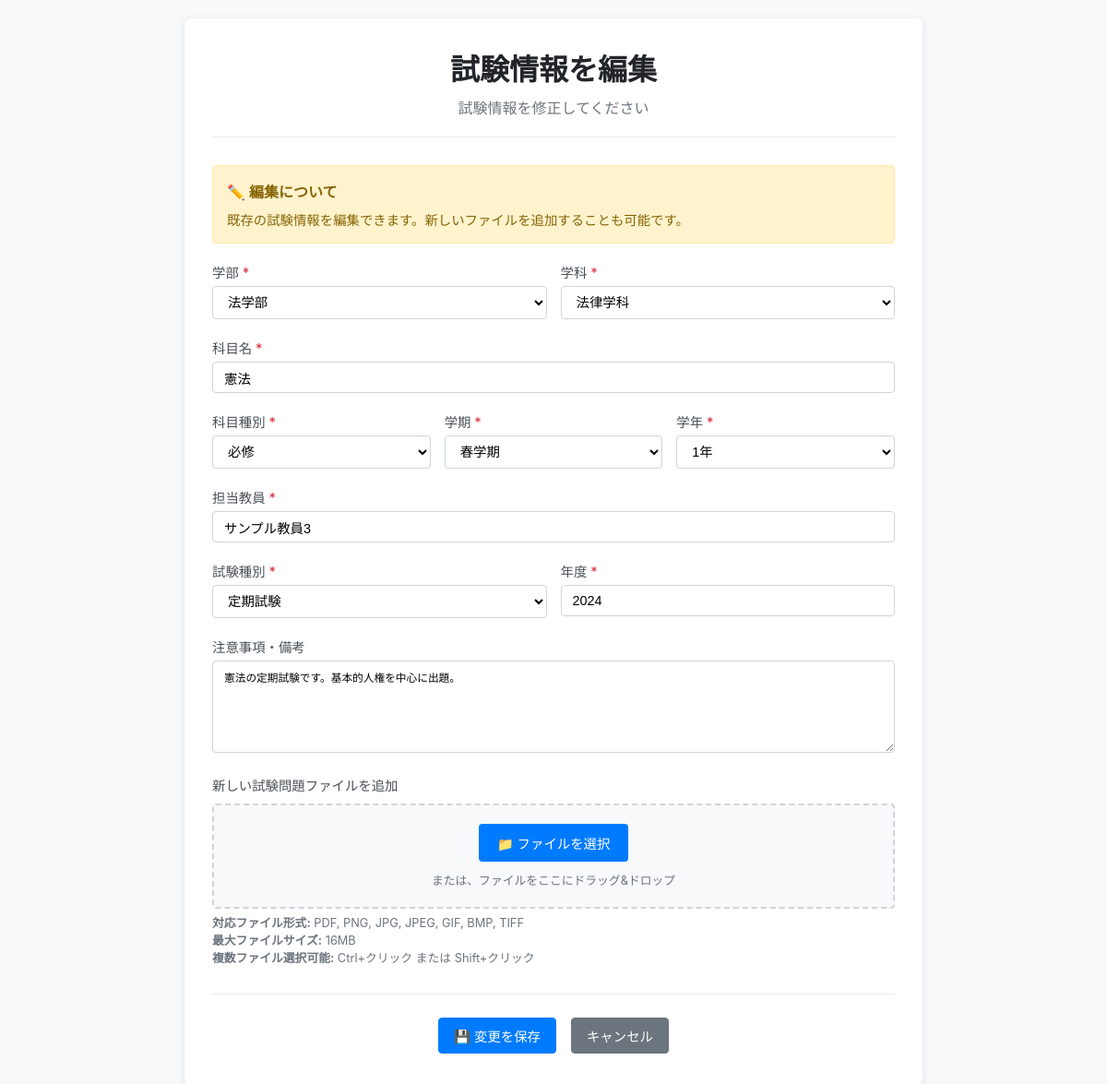
The page /exam-edit/7 (signed in) on the database as committed earlier.
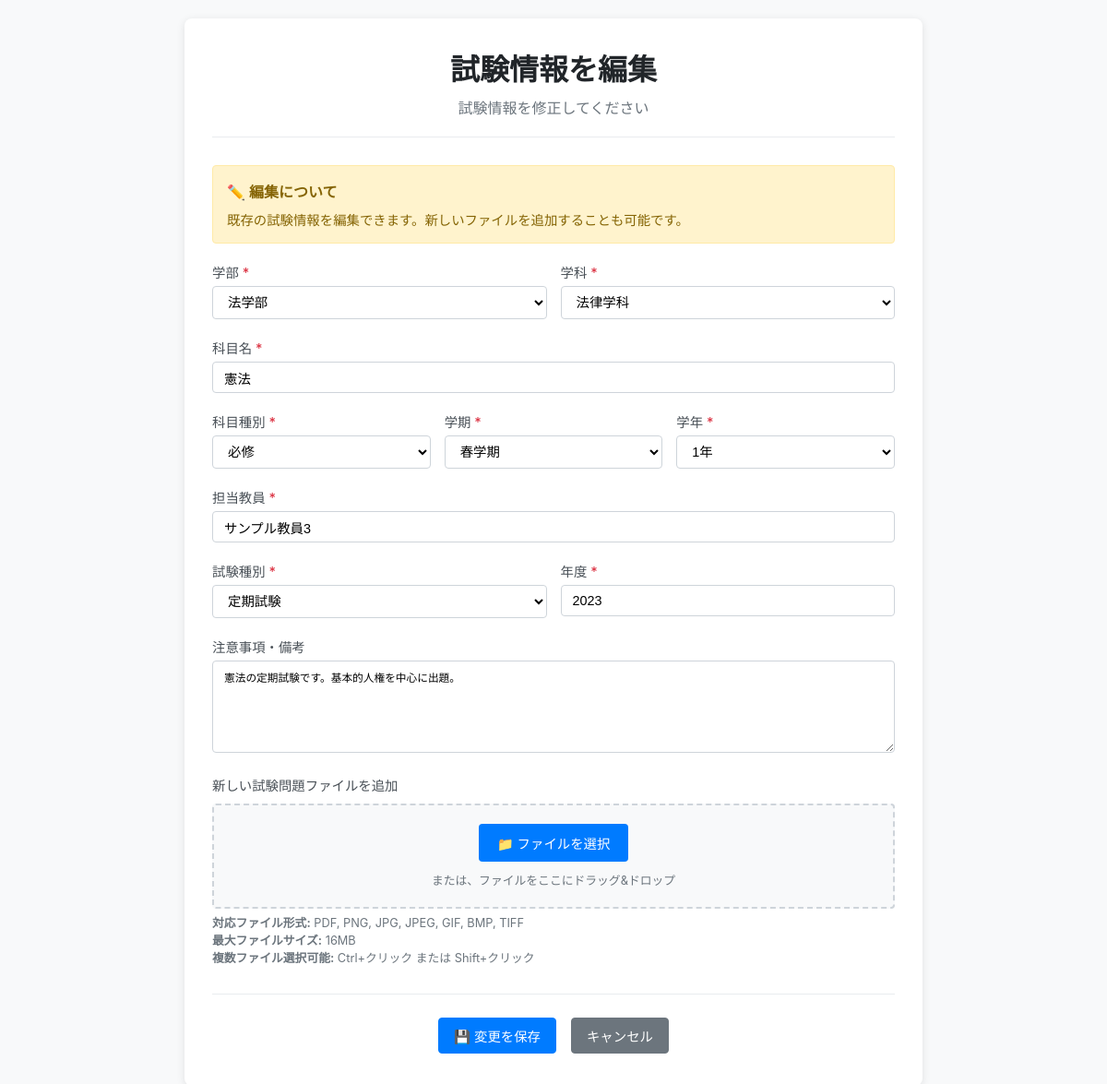
The same page on the database as committed later.
### tables this page shows
CREATE TABLE Exams (
                exam_id INTEGER PRIMARY KEY AUTOINCREMENT,
                subject_id INTEGER NOT NULL,
                exam_type_id INTEGER NOT NULL,
                exam_year INTEGER NOT NULL,
                instructions TEXT,
                created_by INTEGER,
                created_at DATETIME DEFAULT CURRENT_TIMESTAMP,
                updated_at DATETIME DEFAULT CURRENT_TIMESTAMP,
                FOREIGN KEY (subject_id) REFERENCES Subjects(subject_id),
                FOREIGN KEY (exam_type_id) REFERENCES ExamTypes(exam_type_id),
                FOREIGN KEY (created_by) REFERENCES Users(user_id) ON DELETE SET NULL,
                UNIQUE(subject_id, exam_type_id, exam_year)
            );

### app.py (the view)
    def decorated_function(*args, **kwargs):
        if 'user_id' not in session:
            return redirect(url_for('login'))
        return f(*args, **kwargs)

### app.py (called while the page is built)
def get_db() -> sqlite3.Connection:
    db = getattr(g, '_database', None)
    if db is None:
        try:
            db = g._database = sqlite3.connect(DATABASE)
            db.execute('PRAGMA foreign_keys = ON')
            db.row_factory = sqlite3.Row
        except Exception as e:
            import sys
            print(f"Database connection error: {e}", file=sys.stderr)
            raise
    return db

@app.teardown_appcontext
def close_connection(exception: Optional[BaseException]) -> None:
    db = getattr(g, '_database', None)
    if db is not None:
        db.close()

def login_required(f):
    def decorated_function(*args, **kwargs):
        if 'user_id' not in session:
            return redirect(url_for('login'))
        return f(*args, **kwargs)
    decorated_function.__name__ = f.__name__
    decorated_function.__doc__ = f.__doc__
    decorated_function.__module__ = f.__module__
    return decorated_function

### templates/exams/edit.html (shortened to what the changed rows need)
<!DOCTYPE html>
<html lang="ja">
<head>
    <link rel="stylesheet" href="https://cdnjs.cloudflare.com/ajax/libs/font-awesome/6.4.0/css/all.min.css">
</head>
<body>
    <div class="container"
         data-faculty-id="{{ exam.faculty_id }}"
         data-department-id="{{ exam.department_id }}">
        <div class="header">
            <h1>試験情報を編集</h1>
        </div>
        <form id="examForm" action="{{ url_for('exam_edit_update', exam_id=exam.exam_id) }}" method="POST" enctype="multipart/form-data">
            <div class="form-row">
                <div class="form-group">
                    <label for="exam_year">年度 <span class="required">*</span></label>
                    <input type="number" id="exam_year" name="exam_year"
                           value="{{ exam.exam_year }}"
                           min="2020" max="2030" required>
                </div>
            </div>
            <div class="form-group">
                <label for="instructions">注意事項・備考</label>
                <textarea id="instructions" name="instructions" placeholder="試験に関する注意事項や備考を入力してください">{{ exam.instructions or '' }}</textarea>
            </div>
        </form>
    </div>
</body>
</html>

Rows that differ between the two databases and show on the page:
changed Exams "憲法の定期試験です。基本的人権を中心に出題。": exam_year "2024" → "2023"
